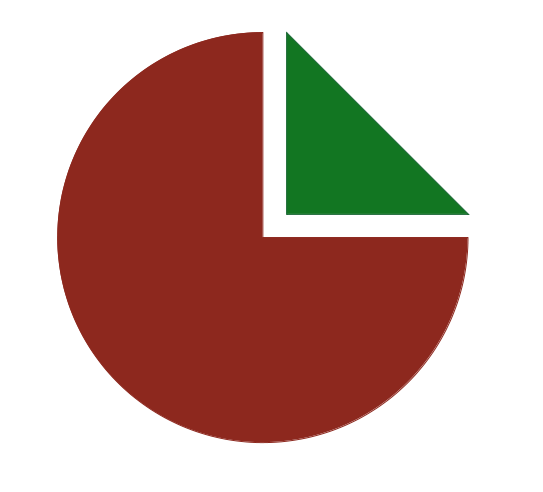
#> input picture 08.5 Computer Vision/Basics/images/circle.png, 543 x 492 px
$ jupyter execute --allow-errors '13 Corner detection.ipynb'
#> lines starting #> are read from the running program, lines starting #| are printed output that depends on the picture; after the words box and inside, x2 and y2 are one past the last pixel; in counts of white or black regions, pixels touching at a corner belong together
[cell 1]
import cv2
import numpy as np
import matplotlib.pyplot as plt

## Load image
img = cv2.imread('images/circle.png')
#> img is the input picture: shape (492, 543, 3); mean B, G, R 157.1, 166.1, 197.5
gray = cv2.imread('images/circle.png',0)
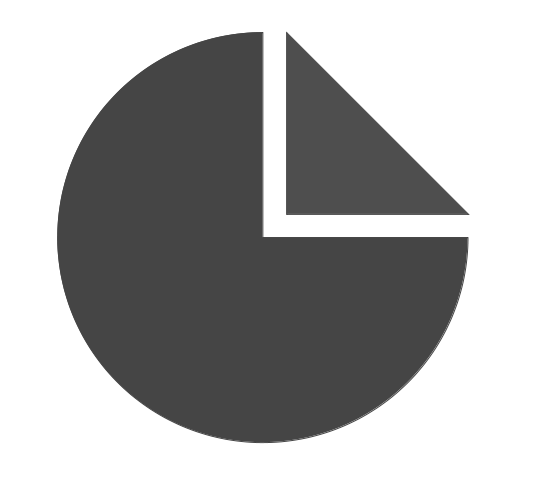
#> gray: shape (492, 543); min 69, max 255, mean 174.4

## Convert image to float32
gray = np.float32(gray)

## Apply Harris corner detector
dst = cv2.cornerHarris(gray, blockSize=2, ksize = 3, k=0.04)
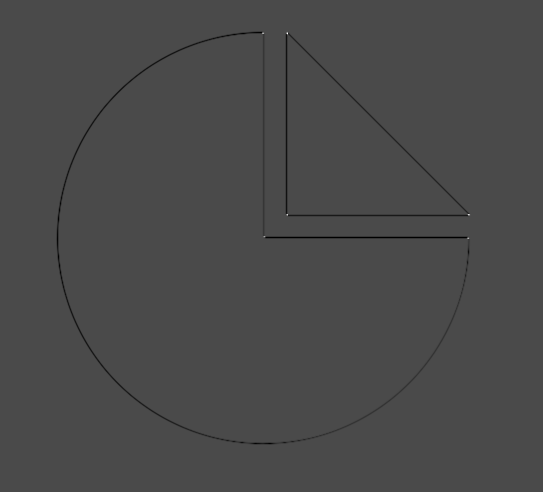
#> dst: shape (492, 543) float32; min -46355672, max 112849704, mean -302558.8; drawn with min black and max white

# Result is dilated for marking the corners
dst = cv2.dilate(dst, None)
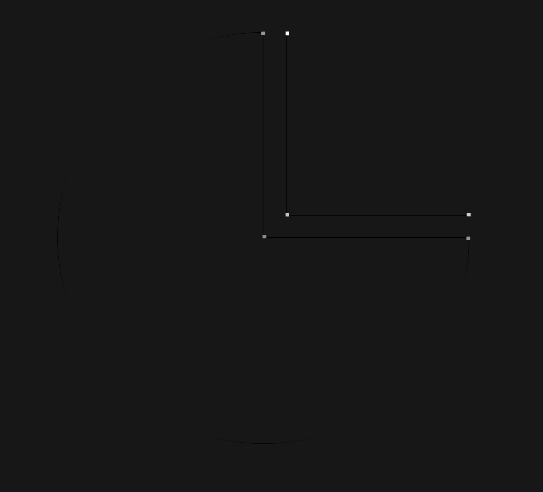
#> dst: shape (492, 543) float32; min -11215131, max 112849704, mean -3954.3; drawn with min black and max white

## Threshold for optimal Value depending on image
img[dst>0.01*dst.max()] = [0,0,255]
#> img: shape (492, 543, 3); 0.04% of pixels changed, all inside (x1, y1, x2, y2) = (261, 30, 472, 240)

## Show original and smoothed image
cv2.imshow("Harris Corners", img)
cv2.waitKey(0)
cv2.destroyAllWindows()

[cell 2]
import cv2
import numpy as np
import matplotlib.pyplot as plt

## Load image
img = cv2.imread('images/draw.png')
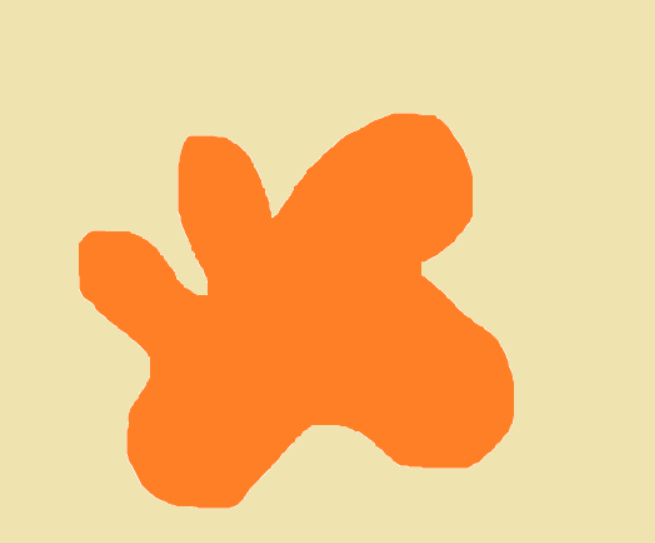
#> input picture 08.5 Computer Vision/Basics/images/draw.png, 655 x 543 px
#> img is the input picture: shape (543, 655, 3); mean B, G, R 133.9, 196.9, 244
gray = cv2.imread('images/draw.png',0)
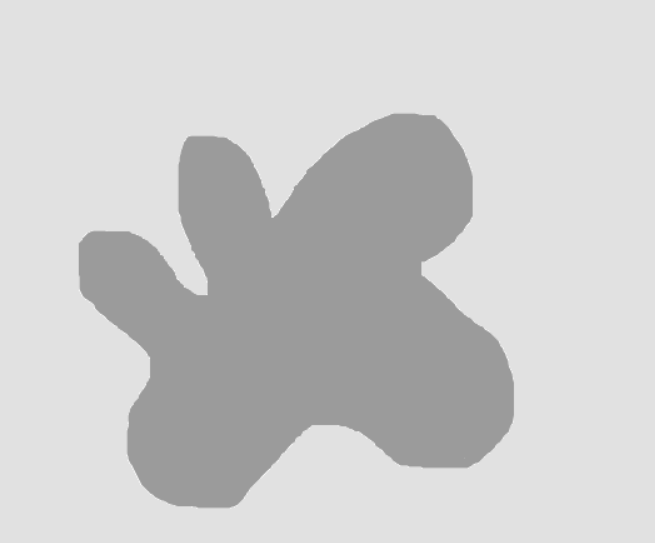
#> gray: shape (543, 655); min 155, max 246, mean 203.5

## Convert image to float32
gray = np.float32(gray)

## Apply Harris corner detector
dst = cv2.cornerHarris(gray, blockSize=3, ksize = 3, k=0.04)
#> dst: shape (543, 655) float32

# Result is dilated for marking the corners
dst = cv2.dilate(dst, None)
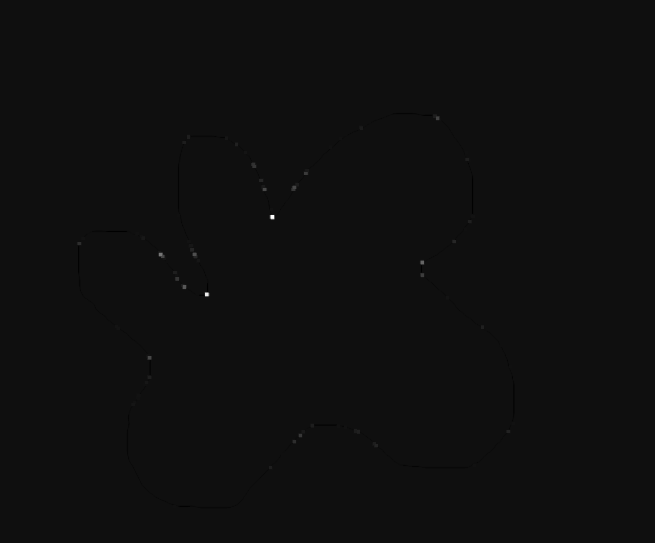
#> dst: shape (543, 655) float32; min -149511.1, max 2381447.2, mean 485.6; drawn with min black and max white

## Threshold for optimal Value depending on image
img[dst>0.01*dst.max()] = [0,0,255]
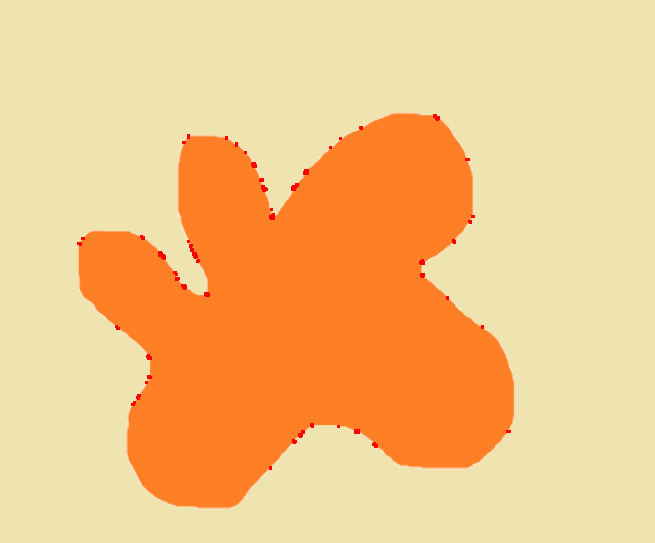
#> img: shape (543, 655, 3); 0.3% of pixels changed, all inside (x1, y1, x2, y2) = (77, 114, 511, 470)

## Show original and smoothed image
cv2.imshow("Harris Corners", img)
cv2.waitKey(0)
cv2.destroyAllWindows()

[cell 3]
import cv2
import numpy as np
import matplotlib.pyplot as plt

## Load image
img = cv2.imread('images/lenna.png')
gray = cv2.imread('images/lenna.png',0)

## Convert image to float32
gray = np.float32(gray)
#> gray = nan

## Apply Harris corner detector
#> (the rest of this cell did not finish here and is left out)
